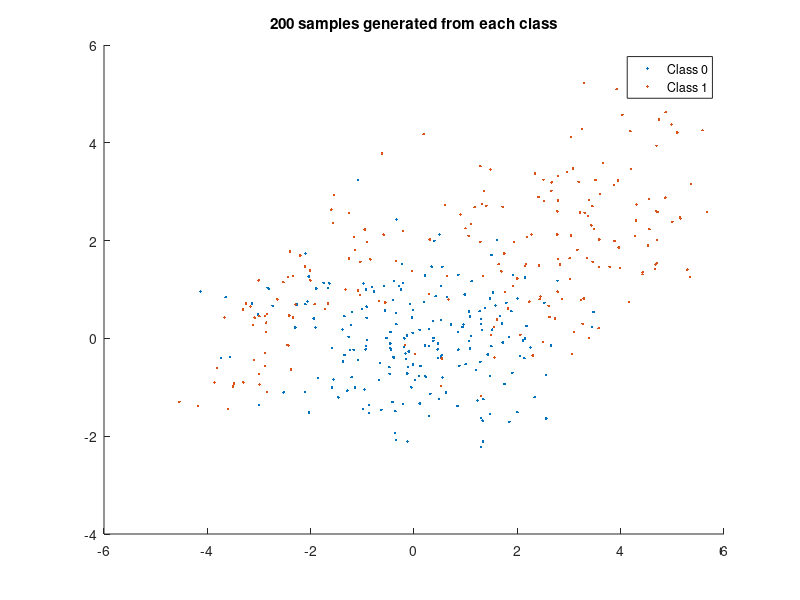

Here is the MATLAB script that generated this plot: (Note: this script raises an error after producing the figure.)
%% 1) Generate 2D synthetic data
N = 200;

% Class 0
m_0 = [0, 0]';
lambda_01 = 2;
lambda_02 = 1;
theta_0 = 0;
u_01 = [cos(theta_0), sin(theta_0)]';
u_02 = [-sin(theta_0), cos(theta_0)]';
C_0 = lambda_01*(u_01*u_01') + lambda_02*(u_02*u_02');

rng(100)
X_0 = mvnrnd(m_0, C_0, N)';

% Class 1
% Component A
m_1A = [-2, 1]';
lambda_1A1 = 2;
lambda_1A2 = 1/4;
theta_1A = -3*pi/4;
u_1A1 = [cos(theta_1A), sin(theta_1A)]';
u_1A2 = [-sin(theta_1A), cos(theta_1A)]';
C_1A = lambda_1A1*(u_1A1*u_1A1') + lambda_1A2*(u_1A2*u_1A2');
pi_1A = 1/3;
% Component B
m_1B = [3, 2]';
lambda_1B1 = 3;
lambda_1B2 = 1;
theta_1B = pi/4;
u_1B1 = [cos(theta_1B), sin(theta_1B)]';
u_1B2 = [-sin(theta_1B), cos(theta_1B)]';
C_1B = lambda_1B1*(u_1B1*u_1B1') + lambda_1B2*(u_1B2*u_1B2');
pi_1B = 2/3;
% Mixture
dist_1 = gmdistribution([m_1A'; m_1B'], cat(3,C_1A,C_1B),[pi_1A, pi_1B]);

X_1 = random(dist_1,N)';

% Plot the generated data
figure(1); clf
scatter(X_0(1,:), X_0(2,:),'.b')
hold on
scatter(X_1(1,:), X_1(2,:),'.r')
legend('Class 0', 'Class 1')
title('200 samples generated from each class')

% Save distribution parameters to .mat-file
save params.mat m_0 m_1A m_1B C_0 C_1A C_1B pi_1A pi_1B

%% 2) Use MAP to classify samples and compute the decision boundary

% Classify samples according to maximum likelihood
t = classifyByMAP([X_0 X_1]); % t is a vector containing the labels of all samples

% Define the ranges and resolution of the grid used for computing the
% decision boundary
res = 150;
u = linspace(-8, 8, res);
v = linspace(-8, 8, res);
z_MAP = zeros(res, res);

% Evaluate zp = p_0 - p_1 over the grid
for i = 1:length(u)
    for j = 1:length(v)
        x(:,j) = [u(i) v(j)]';
    end
    p_uv_0  = getProbability(x, 0);
    p_uv_1  = getProbability(x, 1);
    z_MAP(:,i) = p_uv_0 - p_uv_1;
end

% Plot the decision boundary with the samples
figure(2);
scatter(X_0(1,:), X_0(2,:),'.b')
hold on
scatter(X_1(1,:), X_1(2,:),'.r')
hold on
contour(u,v,z_MAP, [0, 0],'k', 'LineWidth', 2)
title('Decision boundary using the MAP rule')
legend('Class 0','Class 1','Decision boundary')

%% 3) Estimation of conditional probability of incorrect classification with MAP

% Create a set of training samples for future tasks
N_training_samples = 1600;
rng('default')
X_0 = mvnrnd(m_0, C_0, N_training_samples/2)';
X_1 = random(dist_1,N_training_samples/2)';
X = [X_0 X_1];

t_hat = classifyByMAP(X);

% Plot the decision boundary with the test samples
figure(3); clf;
scatter(X_0(1,:), X_0(2,:),'.b')
hold on
scatter(X_1(1,:), X_1(2,:),'.r')
hold on
contour(u,v,z_MAP, [0, 0],'k', 'LineWidth', 2)
title('Classification of 1600 samples using the MAP rule')
legend('Class 0','Class 1','Decision boundary')


%% 4) 5) 6) with: Kernelized Logistic Regression

l = 0.5;
lambda = 1000;

%a_20   = KLR(X, 20,  l, lambda);
%a_50   = KLR(X, 50,  l, lambda);
a_100  = KLR(X, 100, l, lambda);
a_200  = KLR(X, 200, l, lambda);
a_400  = KLR(X, 400, l, lambda);
%a_800  = KLR(X, 800, l, lambda);
%a_1600 = KLR(X_1600);

% Evaluate z = a'*K, calculate probabilities and plot decision boundary
%[z_20 ] = classifyByKLR(X, 20,  a_20,  l); % N = 20
%[z_50 ] = classifyByKLR(X, 50,  a_50,  l); % N = 50
[z_100] = classifyByKLR(X, 100, a_100, l); % N = 100
[z_200] = classifyByKLR(X, 200, a_200, l); % N = 200
[z_400] = classifyByKLR(X, 400, a_400, l); % N = 400
%[z_800] = classifyByKLR(X, 800, a_800, l); % N = 800


%% 7) = 4) 5) 6) with: Non-kernelized Logistic Regression

% Map the data to 3rd degree feature vectors, gather in matrix form
Phi = createFeatureMatrix(X);
w = zeros(size(Phi(:,1)));
t = [zeros(1,N) ones(1,N)];

for k=1:50
    y = 1./(1+exp(-w'*Phi));
    R = diag(y.*(1-y));
    w0 = w;
    w = w - (Phi*R*Phi')\Phi*(y-t)';
    if (abs(w-w0)<0.001)
        k
        break
    end 
end

% Decision boundary
% Define the ranges of the grid
u = linspace(-10, 10, 200);
v = linspace(-10, 10, 200);

% Initialize space for the values to be plotted
z_MAP = zeros(length(u), length(v));

% Evaluate z = theta*x over the grid
for i = 1:length(u)
    for j = 1:length(v)
        phi_uv = createFeatureMatrix([u(i) v(j)]');
        z_MAP(j,i) = w'*phi_uv;
    end
end

% Plot the generated data
figure(2);
scatter(data_0(1,:), data_0(2,:),'+')
hold on
scatter(data_1(1,:), data_1(2,:),'+r')
contour(u,v,z_MAP, [0, 0],'k', 'LineWidth', 2)
title('Classification from 200 samples using the MAP rule')
legend('Class 0','Class 1','Decision boundary')

% Classify generated samples
class_0_correct = 0;
class_1_correct = 0;
for i = 1:2*N
    z = w'*Phi(:,i);
    if (z < 0 && i <= N)
        % Sample from Class 0 classified as Class 0
        class_0_correct = class_0_correct + 1;
    end
    if (z > 0 && i > N)
        % Sample from Class 1 classified as Class 1
        class_1_correct = class_1_correct + 1;
    end     
end
correct_classification_percentage = ((class_0_correct + class_1_correct) / (2*N))*100


%% 3) 7test? Estimation of conditional probability of incorrect classification with MAP
N_test = 5000;
MAP_test_samples_0 = mvnrnd(m_0, C_0, N_test);
MAP_test_samples_1 = random(dist_1,N_test);

Phi = createFeatureMatrix([MAP_test_samples_0 MAP_test_samples_1]);

class_0_correct = 0;
class_1_correct = 0;
for i = 1:2*N_test
    z = w'*Phi(:,i);
    if (z < 0 && i <= N_test)
        % Sample from Class 0 classified as Class 0
        class_0_correct = class_0_correct + 1;
    end
    if (z > 0 && i > N_test)
        % Sample from Class 1 classified as Class 1
        class_1_correct = class_1_correct + 1
    end     
end
prob_error_class_0 = (N_test - class_0_correct) / N_test
prob_error_class_1 = (N_test - class_1_correct) / N_test


% Plot the generated data
figure(1); clf
scatter(MAP_test_samples_0(:,1), MAP_test_samples_0(:,2),'.')
hold on
scatter(MAP_test_samples_1(:,1), MAP_test_samples_1(:,2),'.r')
contour(u,v,z_MAP, [0, 0],'k', 'LineWidth', 2)
title('Simulated classification of 1000 samples using the MAP rule')
legend('Class 0','Class 1','Decision boundary')
